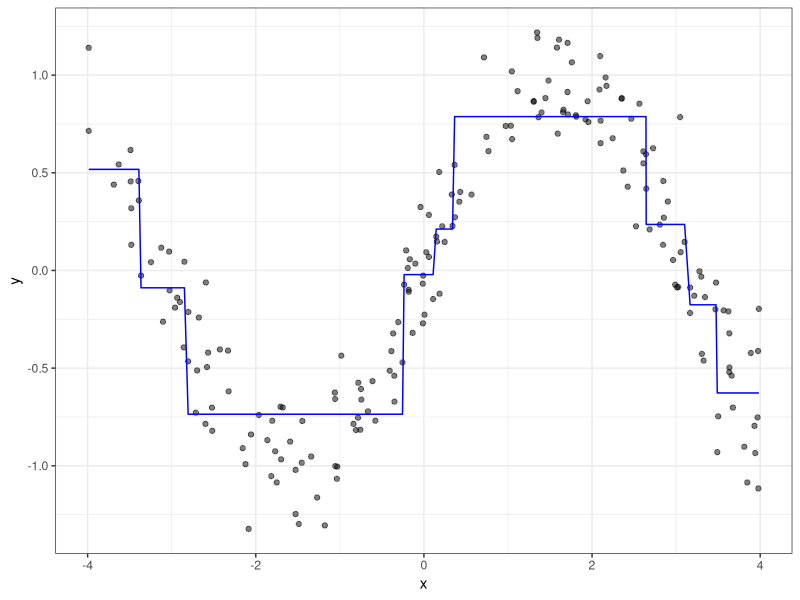

R code for this plot: (Note: this script raises an error after producing the figure.)
set.seed(1988)

library(party)
library(ggplot2)
library(reshape2)

n <- 200
x <- runif(n, -4, 4)
y <- sin(x) + rnorm(n, 0, 0.2)
df <- data.frame(x, y)
object <- party:::ctreedpp(y ~ x, df)

fit_tree <- ctree(y ~ x, df)
df$tree <- as.numeric(predict(fit_tree))

p <- ggplot(df, aes(x, y))
p <- p + geom_point(alpha = .5)
p <- p + geom_line(aes(x, tree), colour = "blue")
p <- p + theme_bw()
ggsave("figures/cart_approximation.png", p, width = 10, height = 5)

fit_forest <- cforest(y ~ x, df, control = cforest_unbiased(mtry = 1))
df <- sapply(fit_forest@ensemble, function(x)
    unlist(party:::R_getpredictions(x, party:::R_get_nodeID(x, object@inputs, 0))))
df <- as.data.frame(df[, sample(1:ncol(df), 25)])
df$obs <- 1:nrow(df)
df <- melt(df, id.vars = "obs")
df$x <- x
df$y <- y
df$forest <- as.numeric(predict(fit_forest))

p <- ggplot(df, aes(x, y, group = variable))
p <- p + geom_point()
p <- p + geom_line(aes(x, forest), colour = "red")
p <- p + geom_line(aes(x, value), alpha = .15, colour = "blue")
p <- p + theme_bw()
ggsave("figures/forest_approximation.png", p, width = 10, height = 5)
